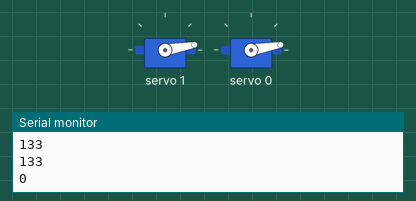
Simulated run of this sketch. Board: Arduino Uno, built with avr-gcc and run on an emulated ATmega328P. On the bench: 2 × servo, the last lines printed to the serial monitor.

Above: at 0.05 s.
At 1.0 s:
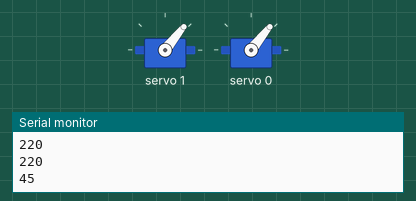
At 2.0 s:
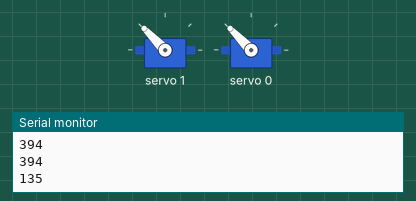
At 4.0 s:
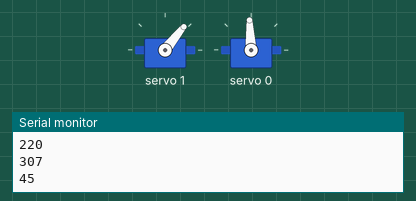
Timing chart, 0 to 5.2 s (numbered marks = the images above):
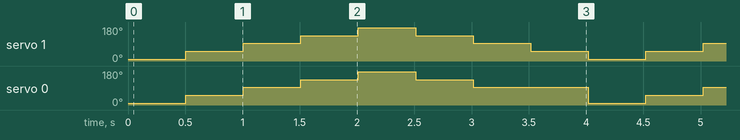

The sketch:

PCA9685_Test2.ino
```cpp
#include <Wire.h>
#include <Adafruit_PWMServoDriver.h>

// called this way, it uses the default address 0x40
Adafruit_PWMServoDriver pwm = Adafruit_PWMServoDriver();

#define MIN_PULSE_WIDTH       650
#define MAX_PULSE_WIDTH       2350
#define DEFAULT_PULSE_WIDTH   1500
#define FREQUENCY             50
// our servo # counterddwx
uint8_t servonum1 = 0;
uint8_t servonum2 = 1;

void setup() {
  Serial.begin(9600);
  Serial.println("16 channel Servo test!");
  pwm.begin();
  pwm.setPWMFreq(FREQUENCY);  // Analog servos run at ~60 Hz updates
}

void loop() {
  pwm.setPWM(1, 0, pulseWidth(0));
   pwm.setPWM(0, 0, pulseWidth(0));
  Serial.println("0");
  delay(500);
  pwm.setPWM(1, 0, pulseWidth(45));
   pwm.setPWM(0, 0, pulseWidth(45));
  Serial.println("45");
  delay(500);
  pwm.setPWM(1, 0, pulseWidth(90));
   pwm.setPWM(0, 0, pulseWidth(90));
  Serial.println("90");
  delay(500);
  pwm.setPWM(1, 0, pulseWidth(135));
   pwm.setPWM(0, 0, pulseWidth(135));
  Serial.println("135");
  delay(500);
  pwm.setPWM(1, 0, pulseWidth(180));
   pwm.setPWM(0, 0, pulseWidth(180));
  Serial.println("180");
  delay(500);
  pwm.setPWM(1, 0, pulseWidth(135));
  pwm.setPWM(0, 0, pulseWidth(135));
  Serial.println("135");
  delay(500);
  pwm.setPWM(1, 0, pulseWidth(90));
  pwm.setPWM(0, 0, pulseWidth(90));
  Serial.println("90");
  delay(500);
  pwm.setPWM(1, 0, pulseWidth(45));
  pwm.setPWM(0, 0, pulseWidth(90));
  Serial.println("45");
  delay(500);
}

int pulseWidth(int angle)
{
  int pulse_wide, analog_value;
  pulse_wide   = map(angle, 0, 180, MIN_PULSE_WIDTH, MAX_PULSE_WIDTH);
  analog_value = int(float(pulse_wide) / 1000000 * FREQUENCY * 4096);
  Serial.println(analog_value);
  return analog_value;
}
```

Measured:
- by itself, servo 1: repeats every 4.0 s: 93° 0.50 s, 134° 0.50 s, 175° 0.50 s, 134° 0.50 s, 93° 0.50 s, 51° 0.50 s, 10° 0.50 s, 51° 0.50 s
- by itself, servo 0: repeats every 4.0 s: 93° 0.50 s, 134° 0.50 s, 175° 0.50 s, 134° 0.50 s, 93° 1.0 s, 10° 0.50 s, 51° 0.50 s
